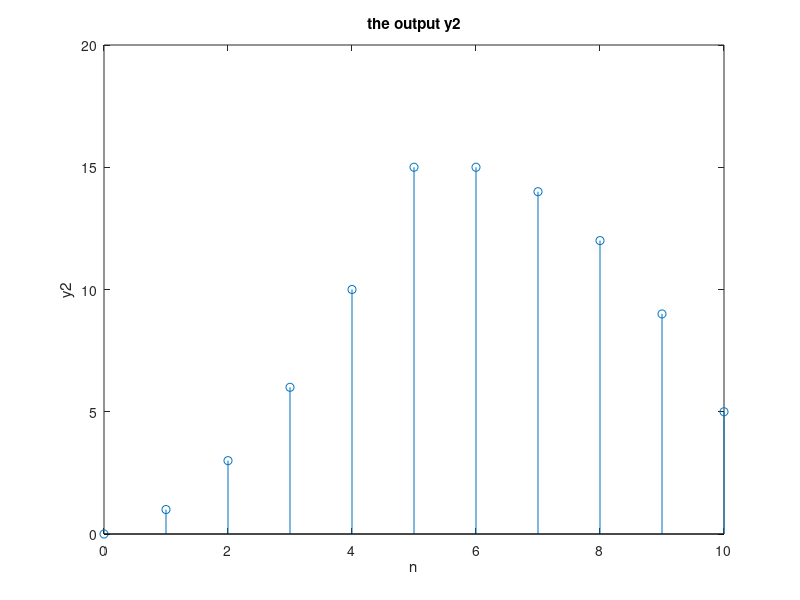

MATLAB code for this plot:
%exercise 2.2(g)

x2=[ones(1,6) zeros(1,5)];
h=[0 1 2 3 4 5];
y2=filter(h,1,x2);
stem([0:10],y2);
title('the output y2');
xlabel('n');
ylabel('y2');